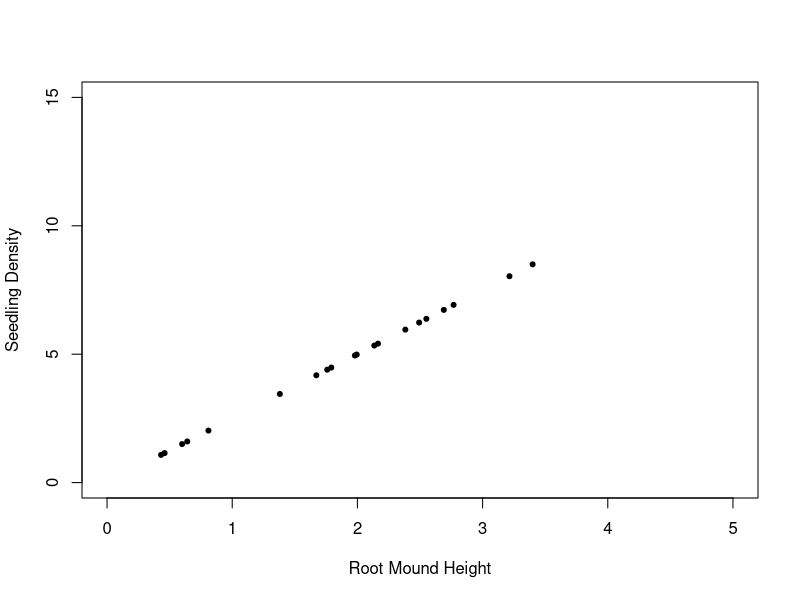
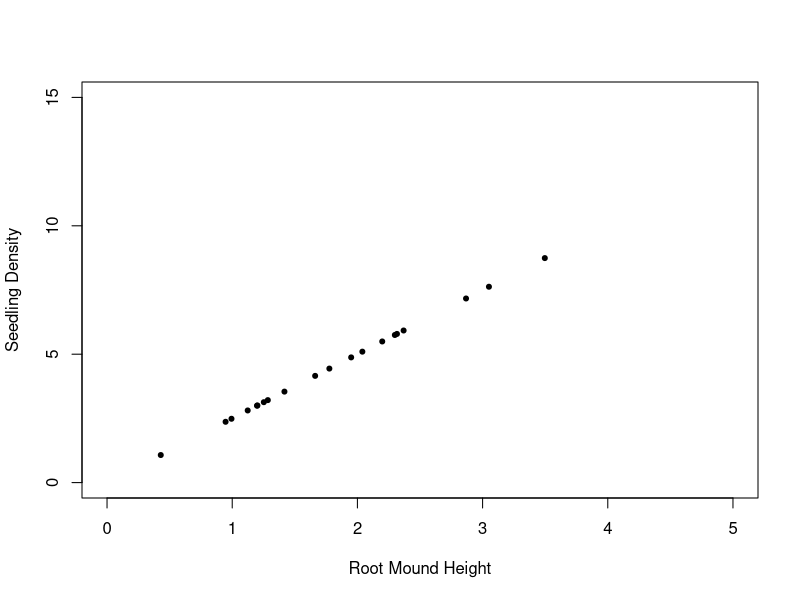
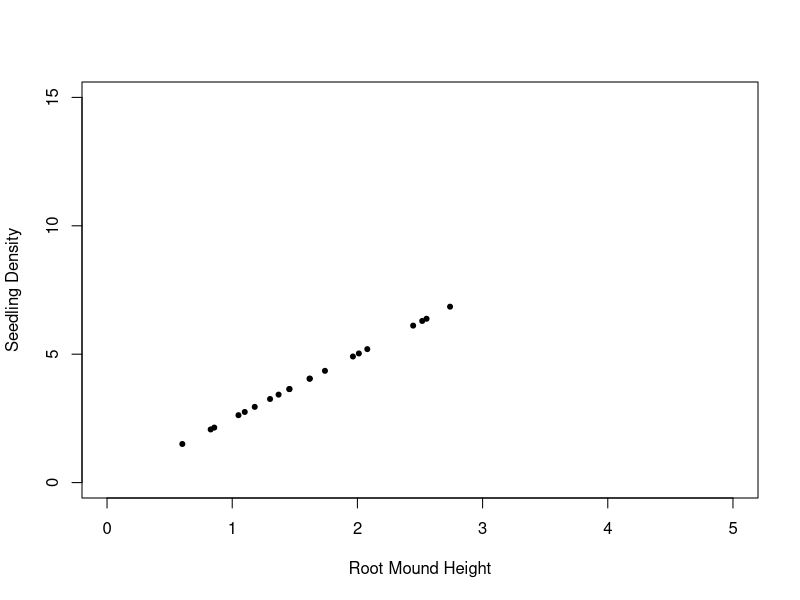
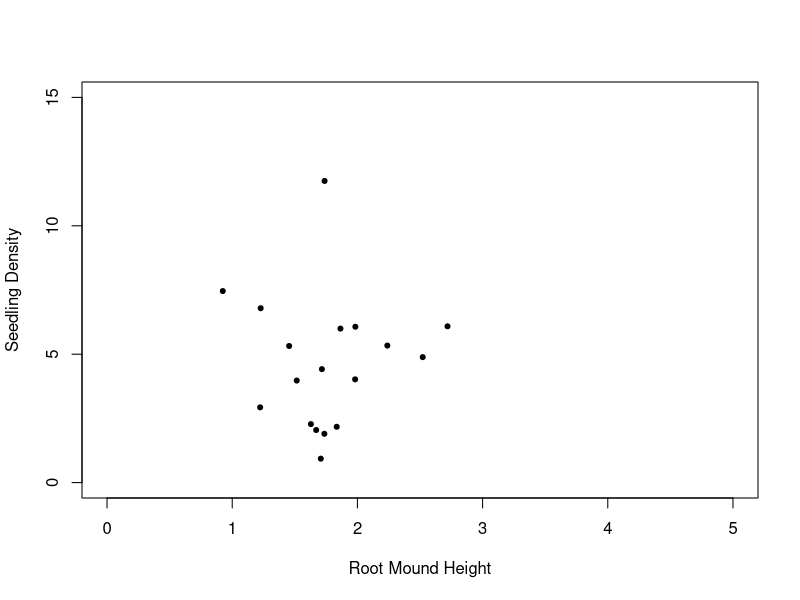

Recreate these plots in R, in order.
## ---- chunk 1
library(ggplot2)
#Make equation to calculate density 
beta1 <- 2.5 # create slope
height <- rnorm(20, mean = 1.8, sd = 0.7) #create normally distributed x with parameters from above
beta0 <- 0 # intercept of 0

density <- beta1 * height + beta0 # calculate density based on the above variables

df <- data.frame(height, density) # make data frame of these vectors
df$index <- seq(1:length(height)) # add index column
head(df)
## ---- chunk 2
lm1 <- lm(density ~ height, data = df) #make linear model
summary(lm1) #show summary of model

plot(df$height, df$density, pch = 20, col = "black", xlab = "Root Mound Height", ylab = "Seedling Density", ylim = c(0, 15), xlim = c(0, 5)) #make graph

## ---- chunk 3
# Run code a second time
#Root Mound Height
beta1 <- 2.5 # create slope
height <- rnorm(20, mean = 1.8, sd = 0.7) #create normally distributed x with parameters from above
beta0 <- 0 # intercept of 0

density <- beta1 * height + beta0 # make density based on these variables

df <- data.frame(height, density) # make data frame of these vectors
df$index <- seq(1:length(height)) # add index column

lm1 <- lm(density ~ height, data = df) #make linear model
summary(lm1) #make summary of model

plot(df$height, df$density, pch = 20, col = "black", xlab = "Root Mound Height", ylab = "Seedling Density", ylim = c(0, 15), xlim = c(0, 5)) #make graph



####################
# Run code a third time
#Root Mound Height
beta1 <- 2.5 # create slope
height <- rnorm(20, mean = 1.8, sd = 0.7) #create normally distributed x with parameters from above
beta0 <- 0 # intercept of 0

density <- beta1 * height + beta0 # make density based on these variables

df <- data.frame(height, density) # make data frame of these vectors
df$index <- seq(1:length(height)) # add index column

lm1 <- lm(density ~ height, data = df) #make linear model
summary(lm1) #make summary of model

plot(df$height, df$density, pch = 20, col = "black", xlab = "Root Mound Height", ylab = "Seedling Density", ylim = c(0, 15), xlim = c(0, 5)) #make graph

## ---- chunk 4
# Run code with an added noise variable so that the simulated data not are not just a perfect line

#Root Mound Height
beta1 <- 2.5 # create slope
noise <- rnorm(n = 20, mean = 0, sd = 3) # add noise parameter that offsets points from the perfect regression line
height <- rnorm(20, mean = 1.8, sd = 0.7) #create normally distributed x with parameters from above
beta0 <- 0 # intercept of 0

density <- beta1 * height + beta0 + noise # make density based on these variables

df <- data.frame(height, density)

lm1 <- lm(density ~ height, data = df) #make linear model
summary(lm1) #make summary of model

plot(df$height, df$density, pch = 20, col = "black", xlab = "Root Mound Height", ylab = "Seedling Density", ylim = c(0, 15), xlim = c(0, 5)) #make graph

